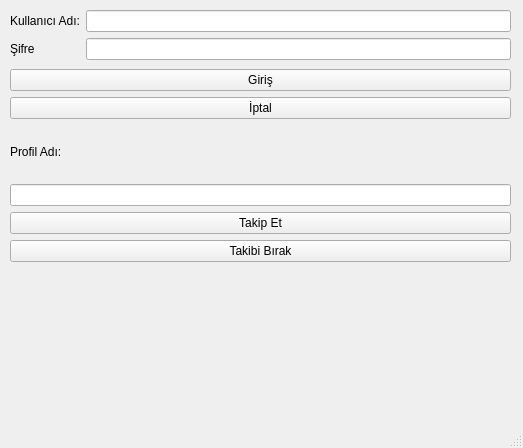
<?xml version="1.0" encoding="UTF-8"?>
<ui version="4.0">
 <class>MainWindow</class>
 <widget class="QMainWindow" name="MainWindow">
  <property name="geometry">
   <rect>
    <x>0</x>
    <y>0</y>
    <width>523</width>
    <height>448</height>
   </rect>
  </property>
  <property name="windowTitle">
   <string>MainWindow</string>
  </property>
  <widget class="QWidget" name="centralwidget">
   <widget class="QWidget" name="verticalLayoutWidget">
    <property name="geometry">
     <rect>
      <x>10</x>
      <y>10</y>
      <width>501</width>
      <height>252</height>
     </rect>
    </property>
    <layout class="QVBoxLayout" name="verticalLayout">
     <item>
      <layout class="QFormLayout" name="formLayout">
       <item row="0" column="0">
        <widget class="QLabel" name="label">
         <property name="text">
          <string>Kullanıcı Adı:</string>
         </property>
        </widget>
       </item>
       <item row="0" column="1">
        <widget class="QLineEdit" name="txtusername"/>
       </item>
       <item row="1" column="0">
        <widget class="QLabel" name="label_2">
         <property name="text">
          <string>Şifre</string>
         </property>
        </widget>
       </item>
       <item row="1" column="1">
        <widget class="QLineEdit" name="txtpassword">
         <property name="echoMode">
          <enum>QLineEdit::Password</enum>
         </property>
        </widget>
       </item>
      </layout>
     </item>
     <item>
      <widget class="QPushButton" name="btnGiris">
       <property name="text">
        <string>Giriş</string>
       </property>
      </widget>
     </item>
     <item>
      <widget class="QPushButton" name="btnIptal">
       <property name="text">
        <string>İptal</string>
       </property>
      </widget>
     </item>
     <item>
      <widget class="QLabel" name="label_3">
       <property name="text">
        <string>Profil Adı:</string>
       </property>
      </widget>
     </item>
     <item>
      <widget class="QLineEdit" name="txtProfil"/>
     </item>
     <item>
      <widget class="QPushButton" name="btnTakipEt">
       <property name="text">
        <string>Takip Et</string>
       </property>
      </widget>
     </item>
     <item>
      <widget class="QPushButton" name="btnTakipBirak">
       <property name="text">
        <string>Takibi Bırak</string>
       </property>
      </widget>
     </item>
    </layout>
   </widget>
  </widget>
  <widget class="QMenuBar" name="menubar">
   <property name="geometry">
    <rect>
     <x>0</x>
     <y>0</y>
     <width>523</width>
     <height>24</height>
    </rect>
   </property>
  </widget>
  <widget class="QStatusBar" name="statusbar"/>
 </widget>
 <resources/>
 <connections/>
</ui>
